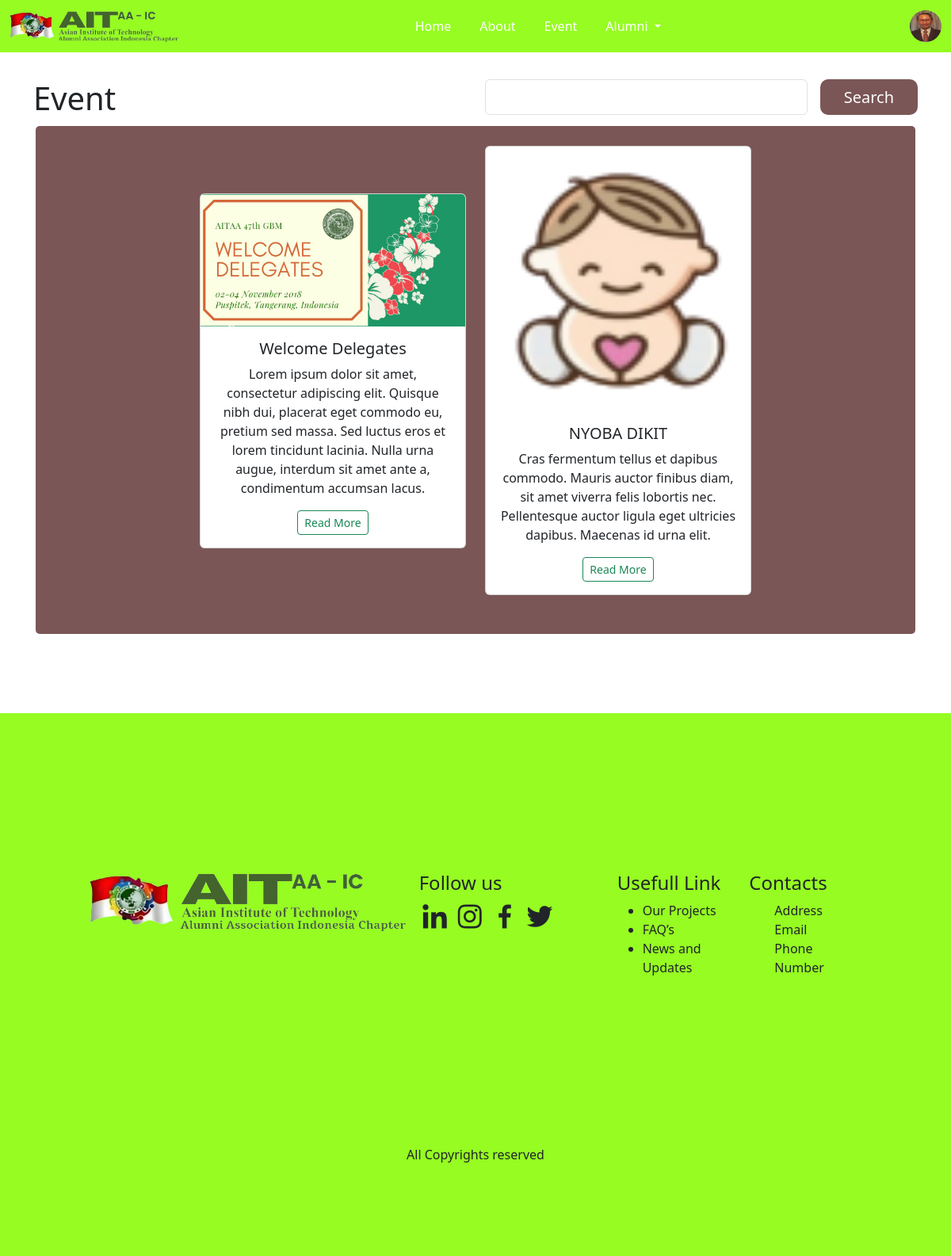
The page /event/index.php (signed in) on the database its author committed.
### tables this page shows
CREATE TABLE `alumni` (
  `id` varchar(10) NOT NULL,
  `nameAlumni` varchar(30) NOT NULL,
  `title` varchar(5) DEFAULT NULL,
  `photo` varchar(30) DEFAULT NULL,
  `gender` varchar(10) DEFAULT NULL,
  `birthday` date DEFAULT NULL,
  `provinsiId` int(10) DEFAULT NULL,
  `address` text DEFAULT NULL,
  `telp` int(13) DEFAULT NULL,
  `email` varchar(30) NOT NULL,
  `date` timestamp NOT NULL DEFAULT current_timestamp() ON UPDATE current_timestamp()
);

CREATE TABLE `event` (
  `id` int(5) NOT NULL,
  `ImageEvent` varchar(30) NOT NULL,
  `TitleEvent` varchar(30) NOT NULL,
  `shortDescription` text NOT NULL,
  `Description` text NOT NULL,
  `date` date NOT NULL
);

### event/index.php (the view)
<?php
require_once('../include/header.php');
?>
<section id="alumniProfile">
    <div class="container">
        <div class="row justify-content-between">
            <div class="col-md-6">
                <h1>Event</h1>
            </div>
            <div class="col-md-6">
                <div class="search d-flex">
                    <input type="text" class="form-control me-3" aria-label="Sizing example input" aria-describedby="inputGroup-sizing-lg">
                    <a href="#" class="btn-submit">Search</a>
                </div>
            </div>
        </div>
    </div>
    <div class="container no-margin">
        <div class="row align-items-center justify-content-center text-center" style="background-color:#380000a9; padding:25px 15px; border-radius:5px; margin:3px">
            <?php
            $event = mysqli_query($conn,  "SELECT * FROM `event` order by date ASC");
            if (mysqli_num_rows($event) > 0) {
                while ($e = mysqli_fetch_array($event)) {
            ?>
                    <div class="col-xl-4 col-sm-6 mb-4">
                        <div class="card">
                            <img src="../assets/event/<?php echo $e['ImageEvent'] ?>" alt="" class="card-img-top">
                            <div class="card-body">
                                <h5 class="card-title"><?php echo $e['TitleEvent'] ?></h5>
                                <p class="card-text"><?php echo $e['shortDescription'] ?></p>
                                <a href="detailEvent.php?ide=<?php echo $e['id'] ?>" class="btn btn-outline-success btn-sm">Read More</a>
                            </div>
                        </div>
                    </div>
                <?php }
            } else { ?>
                <p>Data tidak tersedia</p>
            <?php } ?>
        </div>
    </div>
</section>
<?php
require_once('../include/footer.php');
?>

### include/header.php (shortened to what this page needs)
<?php
require_once('../config.php');
?>
<!doctype html>
<html lang="en">
<head>
    <link rel="stylesheet" type="text/css" href="https://common.olemiss.edu/_js/sweet-alert/sweet-alert.css">
    <link rel="stylesheet" href="../vendor/chosen/chosen.css">
    <link href="https://cdn.jsdelivr.net/npm/select2@4.1.0-rc.0/dist/css/select2.min.css" rel="stylesheet" />
    <link rel="stylesheet" href="https://cdnjs.cloudflare.com/ajax/libs/font-awesome/4.7.0/css/font-awesome.min.css">
    <link href='https://unpkg.com/boxicons@2.1.4/css/boxicons.min.css' rel='stylesheet'>
    <link href="https://cdn.jsdelivr.net/npm/bootstrap@5.3.2/dist/css/bootstrap.min.css" rel="stylesheet">
    <link rel="stylesheet" href="../assets/css/style.css">
</head>
<body>
    <nav class="navbar navbar-expand-lg fixed-top">
        <div class="container-fluid">
            <a class="navbar-brand me-auto" href="#"><img src="../assets/image/iconNavbar.png" alt="Icon AIT"></a>
            <div class="offcanvas offcanvas-end" tabindex="-1" id="offcanvasNavbar" aria-labelledby="offcanvasNavbarLabel">
                <div class="offcanvas-body">
                    <ul class="navbar-nav justify-content-center flex-grow-1 pe-3">
                        <li class="nav-item">
                            <a class="nav-link " aria-current="page" href="../home/">Home</a>
                        </li>
                        <li class="nav-item">
                            <a class="nav-link" href="https://ait.ac.th/about/">About</a>
                        </li>
                        <li class="nav-item">
                            <a class="nav-link" href="../event/">Event</a>
                        </li>
                        <li class="nav-item dropdown">
                            <a class="nav-link dropdown-toggle" href="#" role="button" data-bs-toggle="dropdown" aria-expanded="false">
                                Alumni
                            </a>
                        </li>
                    </ul>
                </div>
            </div>
            <?php
            if ($_SESSION['status_login'] == true) {
                $cek = mysqli_query($conn, "SELECT * FROM  user WHERE id = '" .  $_SESSION['id'] . "'");
                $id = mysqli_fetch_object($cek);
                $alumni = mysqli_query($conn, "SELECT * FROM  alumni WHERE id = '" . $id->alumniId . "'");
                $a = mysqli_fetch_object($alumni);
                if ($a->photo != "") {
            ?>
                    <a href="../user"><img src="../assets/imgAlumni/<?php echo $a->photo ?>" height="40" width="40" style="border-radius: 50%;"></i></a>
                <?php
                } else {
                ?>
                    <a href="../user"><i class='bx bx-user-circle'></i></a>
                <?php
                }
                ?>
            <?php
            } else {
            ?>
                <a href="../auth" class="btn-submit me-2 px-3 py-1">Sign In</a>
            <?php
            }
            ?>
        </div>
    </nav>

### assets/css/style.css (style rules this page uses)
:root { --primarycolor: #380000a9; --secondarycolor: #96fc22; --color3: #96fc22; --color4: #96fc22; --backgrcolor: #380000a9; }
Body { background-color : rgb(255, 255, 255); }
a { text-decoration: none; color: white; }
.btn-submit { background-color: var(--primarycolor); color: white; padding: 7.5px 30px; text-decoration: none; border-radius: 10px; font-size: 1.25rem; border: none; }
.container { margin-top: 100px; }
.no-margin { margin-top: 0px; }
.navbar { background-color: #96fc22; }
.navbar-brand img { height: 40px; min-width: 40px; }
.nav-item { margin: 0px 10px; }
.nav-link { color: white; font-weight: 500; position: relative; }
@media (min-width: 991px) { .nav-link::before { content: ""; position: absolute; bottom: 0; left: 50%; transform: translateX(-50%); width: 0; height: 2px; background-color: var(--primarycolor); visibility: hidden; transition: 0.2s ease-in-out; } }

### rows shown on the page
alumni: photo (picture)
event: ImageEvent (picture), TitleEvent "Welcome Delegates", shortDescription "Lorem ipsum dolor sit amet, consectetur adipiscing elit. Quisque nibh dui, placerat eget commodo eu, pretium sed massa. Sed luctus eros et lorem tincidunt lacinia. Nulla urna augue, interdum sit amet ante a, condimentum accumsan lacus."
event: ImageEvent (picture), TitleEvent "NYOBA DIKIT", shortDescription "Cras fermentum tellus et dapibus commodo. Mauris auctor finibus diam, sit amet viverra felis lobortis nec. Pellentesque auctor ligula eget ultricies dapibus. Maecenas id urna elit."
